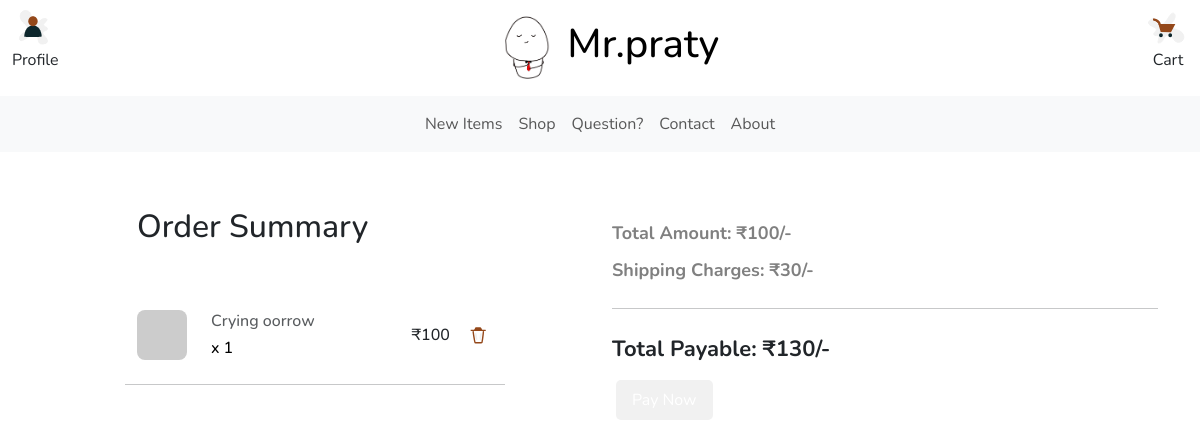
Page /checkout (signed in) on the committed database.
### PratyushDoodlesApp/models/UserModel.py (models this page shows, shortened)
class CartItem(db.Model):
    __tablename__ = 'cart_item'
    id = db.Column(db.Integer, primary_key=True)
    quantity = db.Column(db.Integer, nullable=False)
    cart_id = db.Column(db.Integer, db.ForeignKey('cart.id'), nullable=False)
    product_id = db.Column(db.Integer, db.ForeignKey('product.id'), nullable=False)
    def get_product(self):
        product = Product.query.filter_by(id = self.product_id).first()
        return product

### PratyushDoodlesApp/models/ProductModel.py (models this page shows, shortened)
class Product(db.Model):
    __tablename__ = 'product'
    id = db.Column(db.Integer, primary_key=True)
    name = db.Column(db.String(255), nullable=False)
    description = db.Column(db.String(255), nullable=False)
    price = db.Column(db.Integer, nullable=False)
    stock_quantity = db.Column(db.Integer, nullable=False)
    discount_percent = db.Column(db.Integer, nullable=True)
    product_highlight = db.Column(db.String(255), nullable=True)
    product_images = db.relationship('ProductImage', backref = 'of_product', lazy=True)

### PratyushDoodlesApp/business/checkout.py (the view)
@checkout_bp.route('/checkout')
def checkout():
    data = getCartData()
    return render_template('checkout.html', data=data)

### PratyushDoodlesApp/business/auth.py (called while the page is built)
@login_manager.user_loader
def load_user(user_id):
    return User.query.get(int(user_id))

### PratyushDoodlesApp/business/cart.py (called while the page is built)
def getCartData():
    user = get_current_user()
    items_count = 0
    total_amount = 0
    cart_items = None
    if user and user.cart:
        cart_items = user.cart.cart_items
        for cart_item in cart_items:
            items_count = items_count + cart_item.quantity
            product = Product.query.filter_by(id = cart_item.product_id).first()
            total_amount = total_amount + (product.price * cart_item.quantity)
    return {
        'user' : user,
        'items_count' : items_count,
        'total_amount' : total_amount,
        'cart_items' : cart_items
    }

### PratyushDoodlesApp/business/util.py (called while the page is built)
def get_current_user():
    if  current_user.is_anonymous:
        return None
    return current_user

### PratyushDoodlesApp/templates/checkout.html (shortened to what this page needs)
{% extends 'ui/base_page.html' %}
{% block content %}
<div class="container mt-5">
    {% if data.user %}
    {% if data.cart_items and (data.cart_items|length>0) %}
    <div class="row">
        <div class="col-md-4 mx-auto">
            <div class="flex-column m4">
                <ul class="navbar-nav justify-content-end flex-grow-1 pe-3">
                    <li class="nav-item">
                        <a class="nav-link" aria-current="page" href="#">
                            <h2>Order Summary</h2>
                        </a>
                    </li>
                </ul>
                <div class="mt-5">
                    {% for cart_item in data.cart_items %}
                    <div id="cart-item-{{ cart_item.product_id }}">
                        {% with cart_item=cart_item, product=cart_item.get_product() %}
                        {% include 'ui/cart_item.html' %}
                        {% endwith %}
                    </div>
                    {% endfor %}
                </div>
            </div>
        </div>
        <div class=" col-md-6">
            <div class="flex-column">
                <div class="col-lg-12 mx-auto">
                    <div class="total-payable">
                        Total Amount: ₹{{ data.total_amount }}/-
                    </div>
                    <div class="shipping-amount">
                        Shipping Charges: ₹30/-
                    </div>
                    <div class="total-amount-large">
                        <hr class="my-4">
                        Total Payable: ₹{{ data.total_amount + 30 }}/-
                    </div>
                    <a style="display: {% if data.user.address %} none {% else %} block {% endif %}; " href="#shipping-address-container">
                        <button class="dark-button-disabled">Pay Now</button>
                    </a>
                </div>
            </div>
        </div>
    </div>
    {% endif %}
    {% else %}
    <div class="row ml-auto">
        <p>
            <a type="button" class="dark-button" href="{{ url_for('auth.login') }}"><b>Log-In</b></a> to access your cart
        </p>
    </div>
    {% endif%}
</div>
{% endblock content %}

### PratyushDoodlesApp/templates/ui/cart_item.html
<div class="row mb-4 d-flex justify-content-between align-items-center">
    <div class="col-md-2 col-lg-2 col-xl-2">
        <img src="{{ product.product_images[0].picture_url }}" alt="Product" class="rounded-3 ic-50" />
    </div>
    <div class="col-md-5 col-lg-5 col-xl-5">
        <h6 class="text-muted">{{ product.name }}</h6>
        <h6 class="text-black mb-0">x {{ cart_item.quantity }}</h6>
    </div>
    <div class="col-md-1 col-lg-1 col-xl-1 offset-lg-1">
        <h6 class="mb-0">₹{{ product.price }}</h6>
    </div>
    <div class="col-md-2 col-lg-2 col-xl-2 text-end">
        <span class="text-muted" product_id="{{ product.id }}" onclick="removeItemFromCart(this)">
            <img class="ic-30" src="{{ url_for('static', filename='images/ic_thrash.svg') }}">
        </span>
    </div>
    <hr class="my-4">
</div>

### PratyushDoodlesApp/static/styles/custom.css (style rules this page uses)
* { margin: 0; padding: 0; box-sizing: border-box; }
body { margin: 0; padding: 0; }
.navbar-nav { justify-content: center; }
.total-payable { font-size: 18px; font-weight: bold; margin-bottom: 10px; margin-top: 20px; color: grey; }
.shipping-amount { font-size: 18px; font-weight: bold; margin-bottom: 10px; color: grey; }
.total-amount-large { font-size: 22px; font-weight: bold; margin-bottom: 10px; }
.ic-30 { width: 30px; height: 30px; }
.ic-50 { width: 50px; height: 50px; }
.dark-button-disabled { color: white; background: #F1F1F1; border: none; padding: 8px 16px; text-align: center; text-decoration: none; display: inline-block; font-size: 16px; margin: 4px 4px 4px 4px; cursor: pointer; border-radius: 5px; }

### PratyushDoodlesApp/static/styles/defaults.css (style rules this page uses)
* { font-family: 'Nunito', sans-serif; }

### rows in the picture
CartItem: name "Crying oorrow", quantity "1", price "100"

### other values in the picture
{{ data.total_amount }} "100"
{{ data.total_amount + 30 }} "130"
